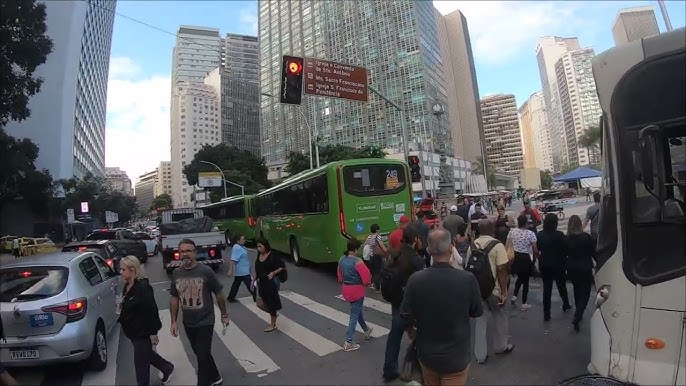
#> input picture imagens/media.jpg, 686 x 386 px, found by its file name
$ jupyter execute Media_e_Mediana.ipynb
#> lines starting #> are read from the running program, lines starting #| are printed output that depends on the picture
# Importações Necessárias

[cell 1]
import numpy as np
import cv2
from matplotlib import pyplot as plt
from google.colab.patches import cv2_imshow
import os

# MÉDIA

[cell 2]
h1 = 1/9 * np.ones((3,3),dtype='int')
h2 = 1/25 * np.ones((5,5),dtype='int')
h3 = 1/49 * np.ones((7,7),dtype='int')
h4 = 1/255 * np.ones((15,15),dtype='int')

[cell 3]
image_path = '/content/media.jpg'

try:
    if not os.path.exists(image_path):
        raise FileNotFoundError(f"❌ Arquivo não encontrado: {image_path}")

    image = cv2.imread(image_path)
#> image is the input picture: shape (386, 686, 3); mean B, G, R 102.9, 100.3, 97.8
    if image is None:
        raise ValueError("❌ Erro ao ler a imagem. Verifique o formato ou o caminho do arquivo.")

    try:
        image = cv2.cvtColor(image, cv2.COLOR_BGR2RGB)
    except cv2.error as e:
        raise ValueError("❌ Falha na conversão de cores. A imagem pode estar corrompida.") from e

    try:
        filtro = int(input("Digite o tamanho do filtro (número inteiro positivo): "))
#> the answer given: 3
        if filtro <= 0:
            raise ValueError("O tamanho do filtro deve ser um número positivo.")
    except ValueError:
        raise ValueError("❌ Entrada inválida. Digite um número inteiro positivo.")

    new_image = cv2.blur(image, (filtro, filtro))

    plt.figure(figsize=(11, 6))
    plt.subplot(121)
    plt.imshow(image)
    plt.title("Original")
    plt.xticks([]), plt.yticks([])

    plt.subplot(122)
    plt.imshow(new_image)
    plt.title(f"Aplicado a média ({filtro}x{filtro})")
    plt.xticks([]), plt.yticks([])

    plt.show()
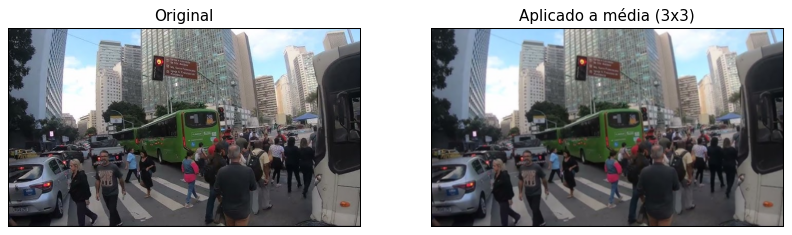
#> figure drawn by matplotlib, 2 panels

except Exception as e:
    print(f"⚠️ Ocorreu um erro: {e}")

# MEDIANA

[cell 4]
image2_path = '/content/mediana.jpg'

try:
    if not os.path.exists(image2_path):
        raise FileNotFoundError(f"❌ Arquivo não encontrado: {image2_path}")

    image2 = cv2.imread(image2_path)
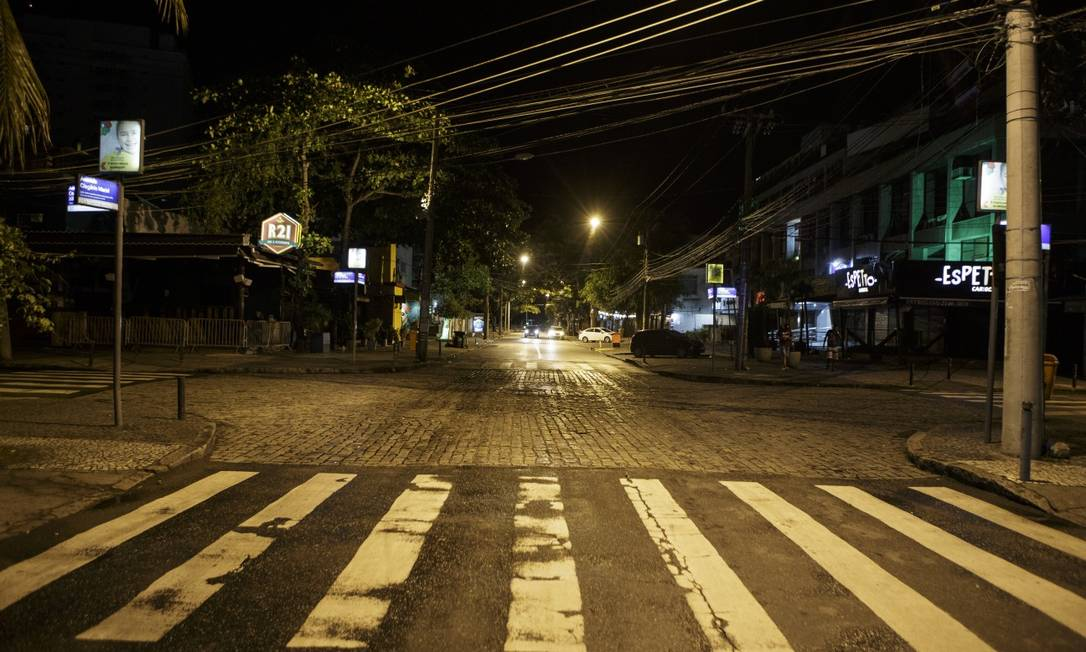
#> input picture imagens/mediana.jpg, 1086 x 652 px, found by its file name
#> image2 is the input picture: shape (652, 1086, 3); mean B, G, R 31.2, 54.2, 66.4
    if image2 is None:
        raise ValueError("❌ Erro ao ler a imagem. Verifique o formato ou o caminho do arquivo.")

    try:
        image2 = cv2.cvtColor(image2, cv2.COLOR_BGR2RGB)
    except cv2.error as e:
        raise ValueError("❌ Falha na conversão de cores. A imagem pode estar corrompida.") from e

    try:
        filtro2 = int(input("Digite o tamanho do filtro (ímpar e positivo): "))
#> the answer given: 3
        if filtro2 <= 0 or filtro2 % 2 == 0:
            raise ValueError("O filtro deve ser um número inteiro ímpar e positivo.")
    except ValueError:
        raise ValueError("❌ Entrada inválida. Digite um número inteiro ímpar e positivo.")

    try:
        median = cv2.medianBlur(image2, filtro2)
    except cv2.error as e:
        raise RuntimeError(f"❌ Erro ao aplicar o filtro de mediana: {e}")

    plt.figure(figsize=(11, 6))
    plt.subplot(121)
    plt.imshow(image2)
    plt.title("Original")
    plt.xticks([]), plt.yticks([])

    plt.subplot(122)
    plt.imshow(median)
    plt.title(f"Aplicado a mediana ({filtro2}x{filtro2})")
    plt.xticks([]), plt.yticks([])

    plt.show()
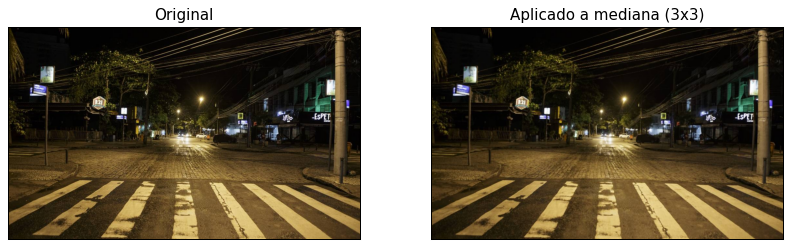
#> figure drawn by matplotlib, 2 panels

except Exception as e:
    print(f"⚠️ Ocorreu um erro: {e}")
